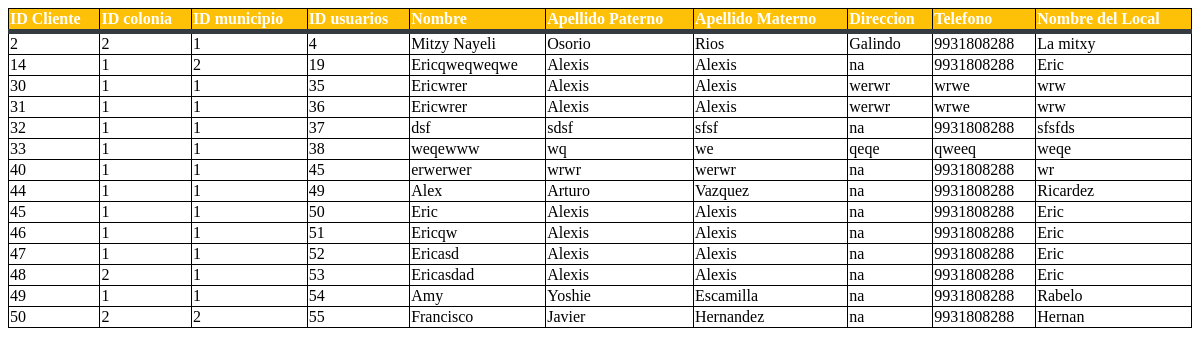
Page /Tablas/Clientes.php on the committed database.
### tables this page shows
CREATE TABLE IF NOT EXISTS `clientes` (
  `ID_CLIENTES` smallint(6) NOT NULL AUTO_INCREMENT,
  `ID_MUNICIPIO` tinyint(4) DEFAULT NULL,
  `ID_COLONIA` tinyint(4) DEFAULT NULL,
  `ID_USUA` smallint(6) DEFAULT NULL,
  `NOMBRE` varchar(80) DEFAULT NULL,
  `APELLIDO_PAT` varchar(50) DEFAULT NULL,
  `APELLIDO_MAT` varchar(50) DEFAULT NULL,
  `DIRECCION` varchar(80) DEFAULT NULL,
  `TELEFONO` varchar(50) DEFAULT NULL,
  `NOM_LOCAL` varchar(80) DEFAULT NULL,
  PRIMARY KEY (`ID_CLIENTES`),
  KEY `FK_CLIENTES_REFERENCE_MUNICIPI` (`ID_MUNICIPIO`),
  KEY `FK_CLIENTES_REFERENCE_USUARIOS` (`ID_USUA`),
  KEY `FK_CLIENTES_REFERENCE_COLONIA` (`ID_COLONIA`),
  CONSTRAINT `FK_CLIENTES_REFERENCE_COLONIA` FOREIGN KEY (`ID_COLONIA`) REFERENCES `colonia` (`ID_COLONIA`),
  CONSTRAINT `FK_CLIENTES_REFERENCE_MUNICIPI` FOREIGN KEY (`ID_MUNICIPIO`) REFERENCES `municipio` (`ID_MUNICIPIO`),
  CONSTRAINT `FK_CLIENTES_REFERENCE_USUARIOS` FOREIGN KEY (`ID_USUA`) REFERENCES `usuarios` (`ID_USUA`)
);

### Tablas/Clientes.php (the view, shortened to what this page needs)
<?php
include '../BaseDatos.php';
 ?>
  <link rel="stylesheet" href="css/tablas.css">
 <table class="table table-responsive">
   <thead class="thead">
     <tr>
       <th scope="col">ID Cliente</th>
       <th scope="col">ID colonia </th>
       <th scope="col">ID municipio</th>
       <th scope="col">ID usuarios</th>
       <th scope="col">Nombre</th>
       <th scope="col">Apellido Paterno</th>
       <th scope="col">Apellido Materno</th>
       <th scope="col">Direccion</th>
       <th scope="col">Telefono</th>
       <th scope="col">Nombre del Local</th>
     </tr>
   </thead>
   <tbody>
             <?php
                $sucur="SELECT * FROM clientes";
                $mos=mysqli_query($con,$sucur);
               while($vaia1=mysqli_fetch_array($mos)){
               ?>
 <tr>
 <td> <?php echo $vaia1[0]?> </td>
 <td> <?php echo $vaia1[1]?> </td>
 <td> <?php echo $vaia1[2]?> </td>
 <td> <?php echo $vaia1[3]?> </td>
 <td> <?php echo $vaia1[4]?> </td>
 <td> <?php echo $vaia1[5]?> </td>
 <td> <?php echo $vaia1[6]?> </td>
 <td> <?php echo $vaia1[7]?> </td>
 <td> <?php echo $vaia1[8]?> </td>
 <td> <?php echo $vaia1[9];?> </td>
     </tr>
 <?php } ?>
   </tbody>
 </table>

### css/tablas.css (style rules this page uses)
table { background-color: white; text-align: left; border-collapse: collapse; width: 100%; }
th, td { border: solid 1px black; }
thead { background-color:#ffc107; border-bottom: solid 5px #343a40; color: white; }

### rows in the picture
clientes: ID_CLIENTES "2", ID_MUNICIPIO "2", ID_COLONIA "1", ID_USUA "4", NOMBRE "Mitzy Nayeli", APELLIDO_PAT "Osorio", APELLIDO_MAT "Rios", DIRECCION "Galindo", TELEFONO "9931808288", NOM_LOCAL "La mitxy"
clientes: ID_CLIENTES "14", ID_MUNICIPIO "1", ID_COLONIA "2", ID_USUA "19", NOMBRE "Ericqweqweqwe", APELLIDO_PAT "Alexis", APELLIDO_MAT "Alexis", DIRECCION "na", TELEFONO "9931808288", NOM_LOCAL "Eric"
clientes: ID_CLIENTES "30", ID_MUNICIPIO "1", ID_COLONIA "1", ID_USUA "35", NOMBRE "Ericwrer", APELLIDO_PAT "Alexis", APELLIDO_MAT "Alexis", DIRECCION "werwr", TELEFONO "wrwe", NOM_LOCAL "wrw"
clientes: ID_CLIENTES "31", ID_MUNICIPIO "1", ID_COLONIA "1", ID_USUA "36", NOMBRE "Ericwrer", APELLIDO_PAT "Alexis", APELLIDO_MAT "Alexis", DIRECCION "werwr", TELEFONO "wrwe", NOM_LOCAL "wrw"
clientes: ID_CLIENTES "32", ID_MUNICIPIO "1", ID_COLONIA "1", ID_USUA "37", NOMBRE "dsf", APELLIDO_PAT "sdsf", APELLIDO_MAT "sfsf", DIRECCION "na", TELEFONO "9931808288", NOM_LOCAL "sfsfds"
clientes: ID_CLIENTES "33", ID_MUNICIPIO "1", ID_COLONIA "1", ID_USUA "38", NOMBRE "weqewww", APELLIDO_PAT "wq", APELLIDO_MAT "we", DIRECCION "qeqe", TELEFONO "qweeq", NOM_LOCAL "weqe"
clientes: ID_CLIENTES "40", ID_MUNICIPIO "1", ID_COLONIA "1", ID_USUA "45", NOMBRE "erwerwer", APELLIDO_PAT "wrwr", APELLIDO_MAT "werwr", DIRECCION "na", TELEFONO "9931808288", NOM_LOCAL "wr"
clientes: ID_CLIENTES "44", ID_MUNICIPIO "1", ID_COLONIA "1", ID_USUA "49", NOMBRE "Alex", APELLIDO_PAT "Arturo", APELLIDO_MAT "Vazquez", DIRECCION "na", TELEFONO "9931808288", NOM_LOCAL "Ricardez"
clientes: ID_CLIENTES "45", ID_MUNICIPIO "1", ID_COLONIA "1", ID_USUA "50", NOMBRE "Eric", APELLIDO_PAT "Alexis", APELLIDO_MAT "Alexis", DIRECCION "na", TELEFONO "9931808288", NOM_LOCAL "Eric"
clientes: ID_CLIENTES "46", ID_MUNICIPIO "1", ID_COLONIA "1", ID_USUA "51", NOMBRE "Ericqw", APELLIDO_PAT "Alexis", APELLIDO_MAT "Alexis", DIRECCION "na", TELEFONO "9931808288", NOM_LOCAL "Eric"
clientes: ID_CLIENTES "47", ID_MUNICIPIO "1", ID_COLONIA "1", ID_USUA "52", NOMBRE "Ericasd", APELLIDO_PAT "Alexis", APELLIDO_MAT "Alexis", DIRECCION "na", TELEFONO "9931808288", NOM_LOCAL "Eric"
clientes: ID_CLIENTES "48", ID_MUNICIPIO "2", ID_COLONIA "1", ID_USUA "53", NOMBRE "Ericasdad", APELLIDO_PAT "Alexis", APELLIDO_MAT "Alexis", DIRECCION "na", TELEFONO "9931808288", NOM_LOCAL "Eric"
clientes: ID_CLIENTES "49", ID_MUNICIPIO "1", ID_COLONIA "1", ID_USUA "54", NOMBRE "Amy", APELLIDO_PAT "Yoshie", APELLIDO_MAT "Escamilla", DIRECCION "na", TELEFONO "9931808288", NOM_LOCAL "Rabelo"
clientes: ID_CLIENTES "50", ID_MUNICIPIO "2", ID_COLONIA "2", ID_USUA "55", NOMBRE "Francisco", APELLIDO_PAT "Javier", APELLIDO_MAT "Hernandez", DIRECCION "na", TELEFONO "9931808288", NOM_LOCAL "Hernan"
